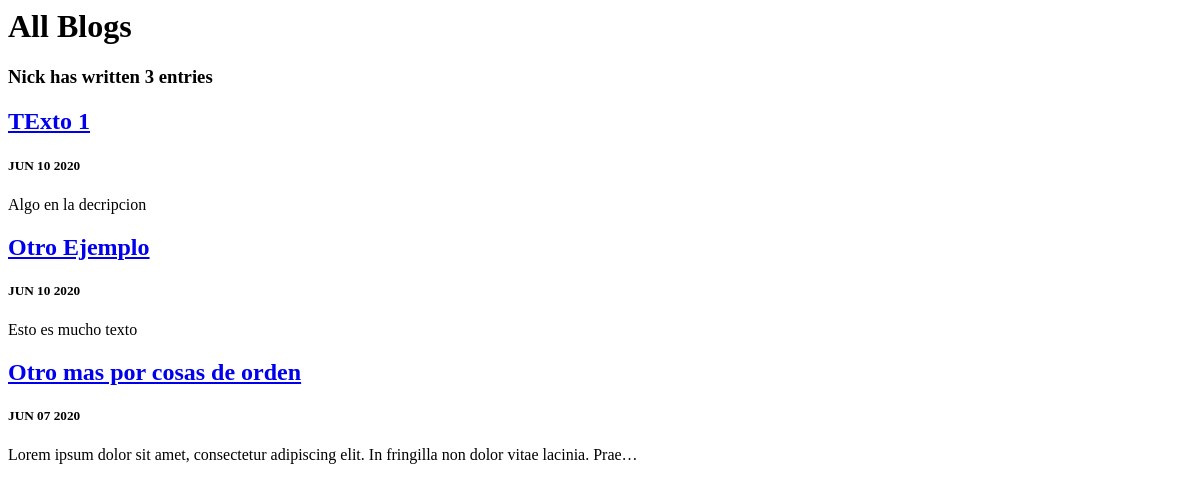
/blog/, run on an earlier commit of the app's database.
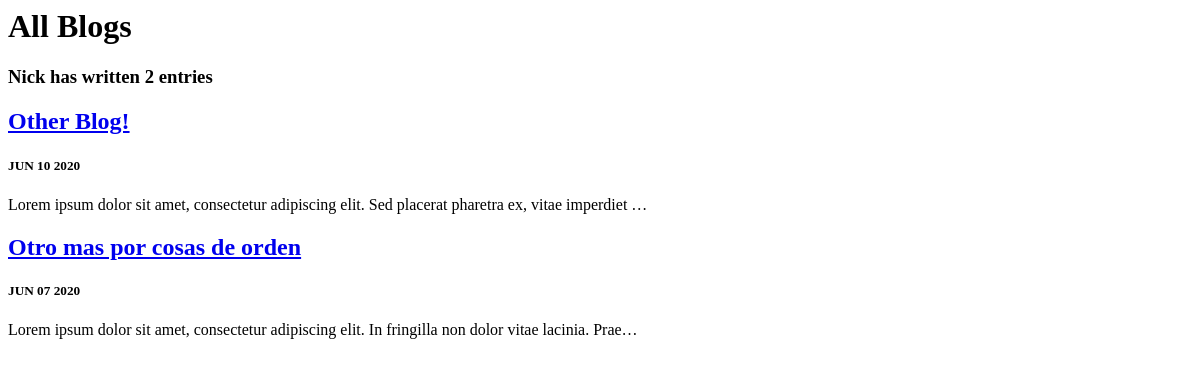
And on a later commit of the database.
### blog/models.py (models this page shows, shortened)
class Blog(models.Model):
    title = models.CharField(max_length=200)
    description = models.TextField()
    date = models.DateField()

### blog/views.py (the view)
# urls.py: path('', views.all_blogs, name="all_blogs"),
def all_blogs(request):
    blogs = Blog.objects.order_by("-date")[:5]
    return render(request, "blog/all_blogs.html", {"blogs": blogs})

### blog/templates/blog/all_blogs.html
<h1>All Blogs</h1>
<h3> Nick has written {{blogs.count}} entrie{{blogs.count|pluralize}} </h3>
{% for blog in blogs %}
<a href="{% url "blog:detail" blog.id %}"><h2>{{ blog.title }}</h2></a>
<h5>{{ blog.date|date:"M d Y"|upper }}</h5>
<p>{{ blog.description|striptags| truncatechars:100 }}</p>
{% endfor %}

What changed in the data, as far as the page shows it:
removed Blog: title "TExto 1", date "JUN 10 2020", description "Algo en la decripcion"
removed Blog: title "Otro Ejemplo", date "JUN 10 2020", description "Esto es mucho texto"
added Blog: title "Other Blog!", date "JUN 10 2020", description "Lorem ipsum dolor sit amet, consectetur adipiscing elit. Sed placerat pharetra ex, vitae imperdiet …"
Also different on the page:
{{ blogs.count }}: "3" → "2"
